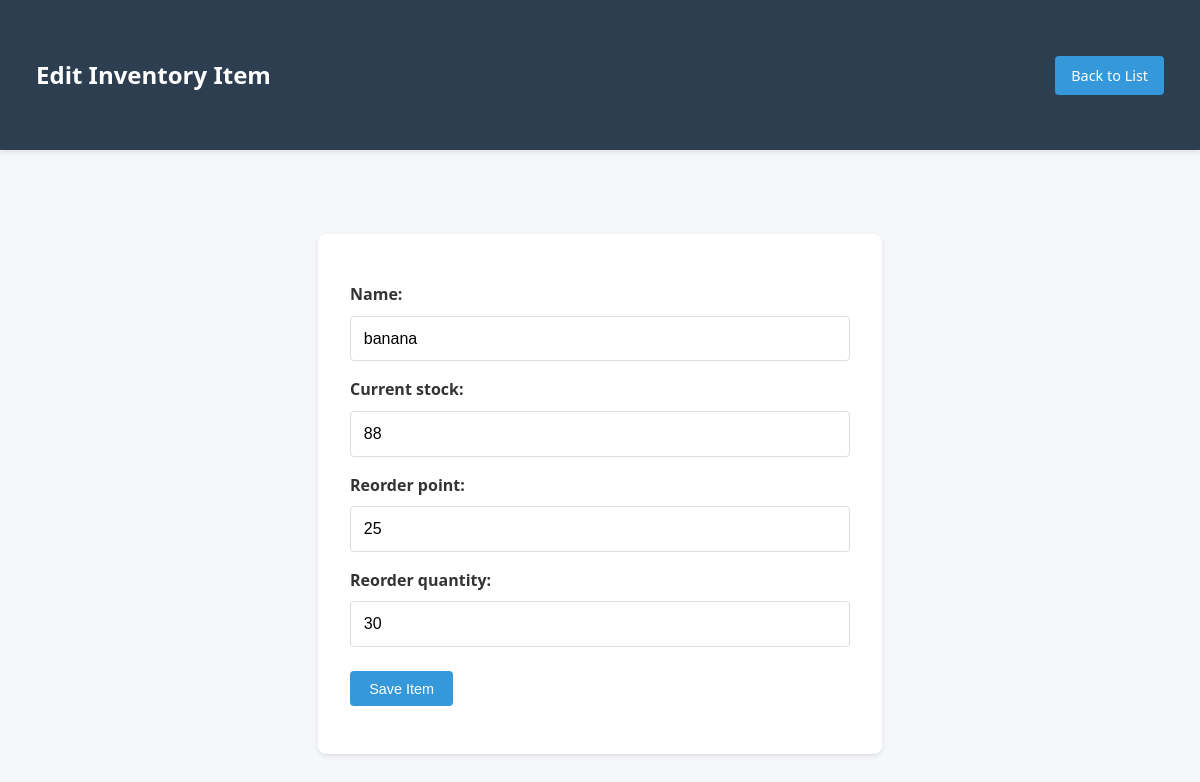
Before: /edit/2/ with the older database file.
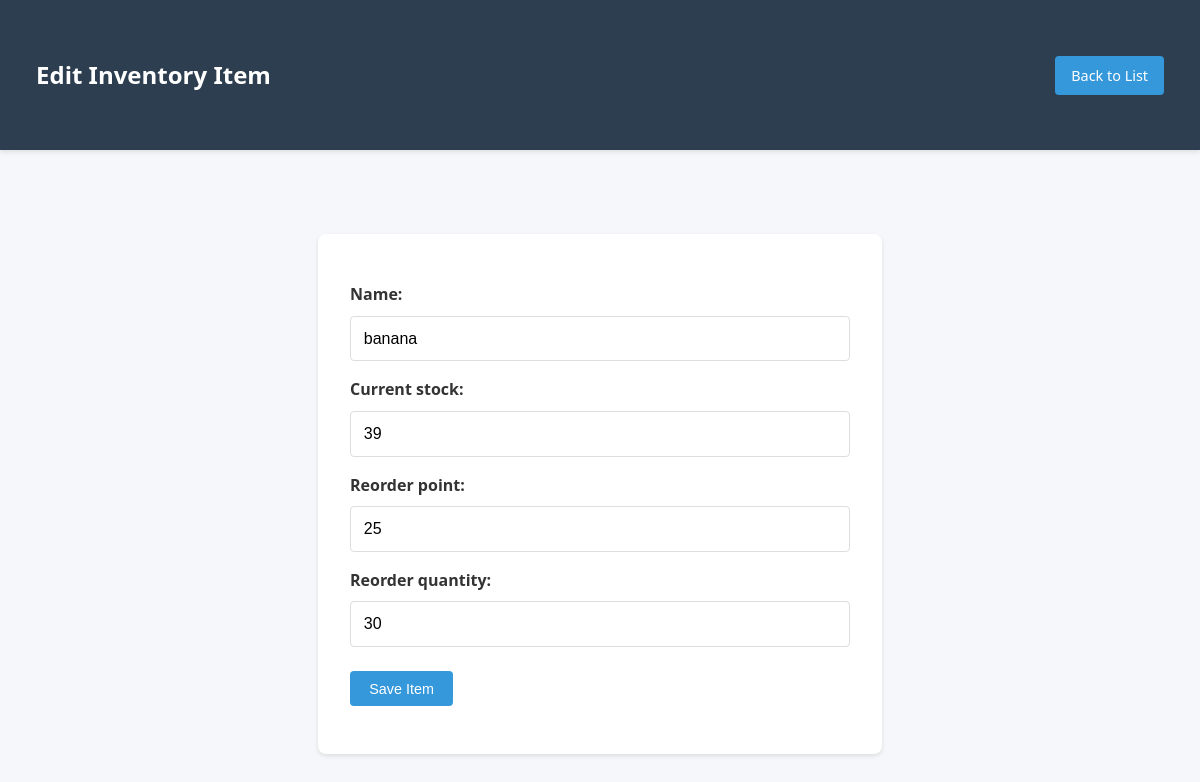
After: the same page with the newer database file.
### inventory/models.py (models this page shows, shortened)
class InventoryItem(models.Model):
    name = models.CharField(max_length=100)
    current_stock = models.IntegerField()
    reorder_point = models.IntegerField()
    reorder_quantity = models.IntegerField()

### inventory/views.py (the view)
# urls.py: path('edit/<int:pk>/', views.InventoryUpdateView.as_view(), name='inventory_update'),
class InventoryUpdateView(UpdateView):
    model = InventoryItem
    form_class = InventoryItemForm
    template_name = 'inventory/inventory_form.html'
    success_url = reverse_lazy('inventory:inventory_list')

### inventory/forms.py
class InventoryItemForm(forms.ModelForm):
    class Meta:
        model = InventoryItem
        fields = ['name', 'current_stock', 'reorder_point', 'reorder_quantity']

### inventory/templates/inventory/inventory_form.html (shortened to what this page needs)
{% load static %}
<link rel="stylesheet" href="{% static 'inventory/css/styles.css' %}">
<!DOCTYPE html>
<html>
<head>
    {% load static %}
    <link rel="stylesheet" href="{% static 'inventory/css/styles.css' %}">
</head>
<body>
    <header class="header">
        <nav class="nav container">
            <h1>{% if object %}Edit{% else %}Add{% endif %} Inventory Item</h1>
            <a href="{% url 'inventory:inventory_list' %}" class="btn btn-primary">Back to List</a>
        </nav>
    </header>
    <div class="container">
        <div class="form-container">
            <form method="post">
                <div class="form-group">
                    {{ form.as_p }}
                </div>
                <button type="submit" class="btn btn-primary">Save Item</button>
            </form>
        </div>
    </div>
</body>
</html>

Changed rows visible on the page:
changed InventoryItem "banana": current_stock "88" → "39"
